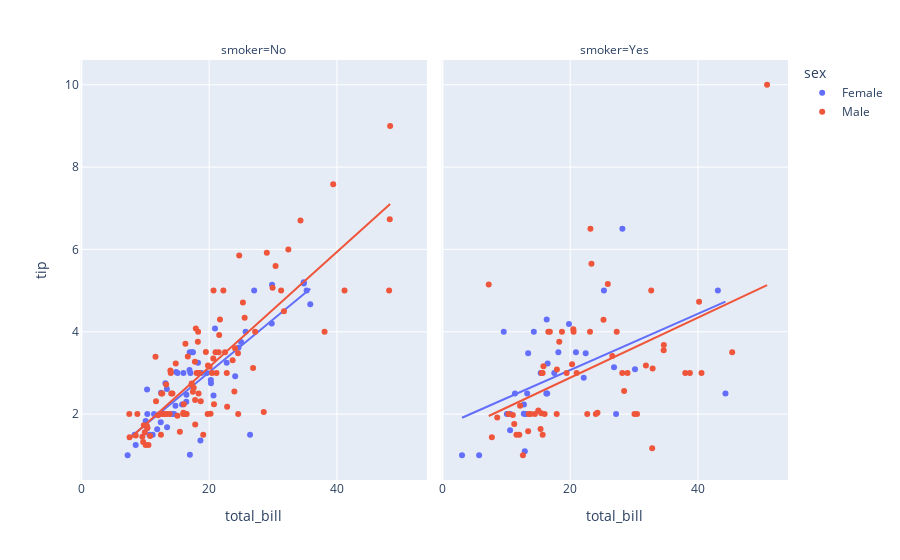

The code cell stored with this chart in its notebook:
### Code cell
fig6 = px.scatter(df, x="total_bill", y="tip", color="sex", facet_col="smoker", trendline="ols")
fig6.show()
